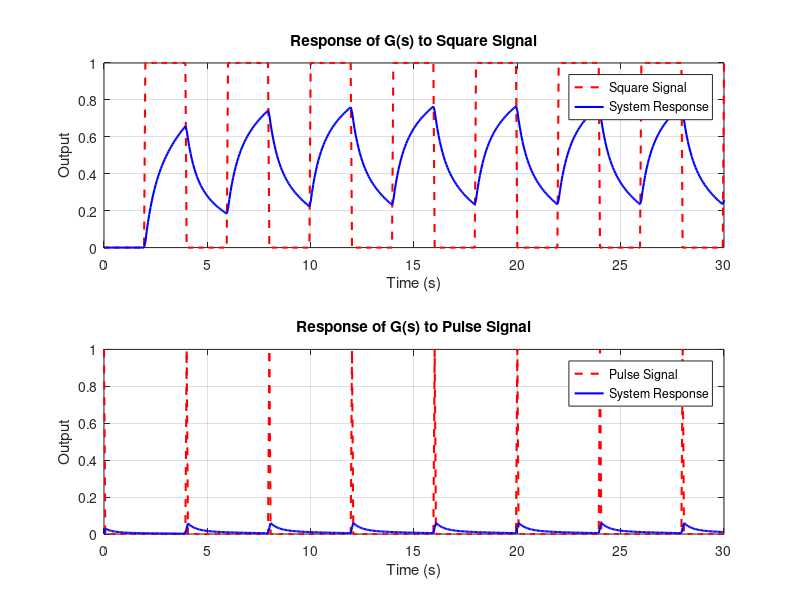

This chart was generated by the following MATLAB code:
close all;
    %G(s) = (s + 1) / (s^2 + 3s + 1)
numerator = [1, 1];        
denominator = [1, 3, 1];    
G = tf(numerator, denominator);
%time vector for 30 seconds
t = 0:0.01:30;
    %square signal with a period of 4 seconds
[square_signal, t_square] = gensig('square', 4, 30); % Signal type, period, duration, step size
    %pulse signal with a period of 4 seconds
[pulse_signal, t_pulse] = gensig('pulse', 4, 30);
    %time response of square signal
response_square = lsim(G, square_signal, t_square);
    % response of pulse signal
response_pulse = lsim(G, pulse_signal, t_pulse);
figure;
% Response to square signal
subplot(2, 1, 1);
plot(t_square, square_signal, 'r--', 'LineWidth', 1.5); hold on;
plot(t_square, response_square, 'b', 'LineWidth', 1.5);
title('Response of G(s) to Square Signal');
xlabel('Time (s)');
ylabel('Output');
legend('Square Signal', 'System Response');
grid on;
% Response to pulse signal
subplot(2, 1, 2);
plot(t_pulse, pulse_signal, 'r--', 'LineWidth', 1.5); hold on;
plot(t_pulse, response_pulse, 'b', 'LineWidth', 1.5);
title('Response of G(s) to Pulse Signal');
xlabel('Time (s)');
ylabel('Output');
legend('Pulse Signal', 'System Response');
grid on;
